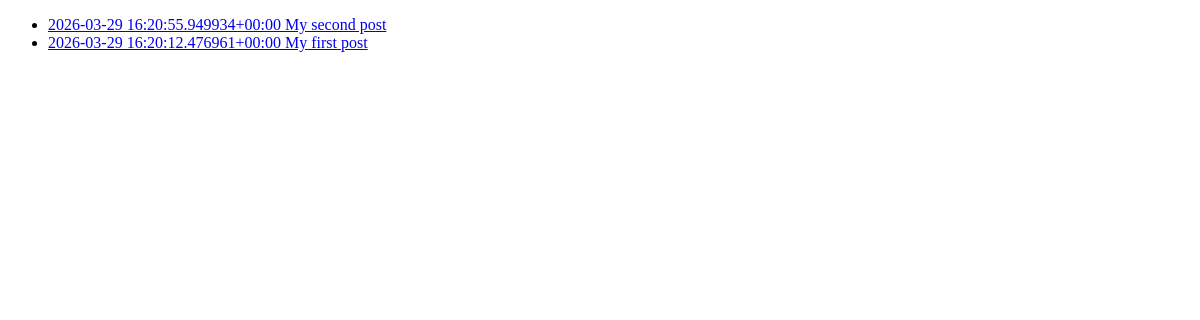
The app's page /posts/, older data.
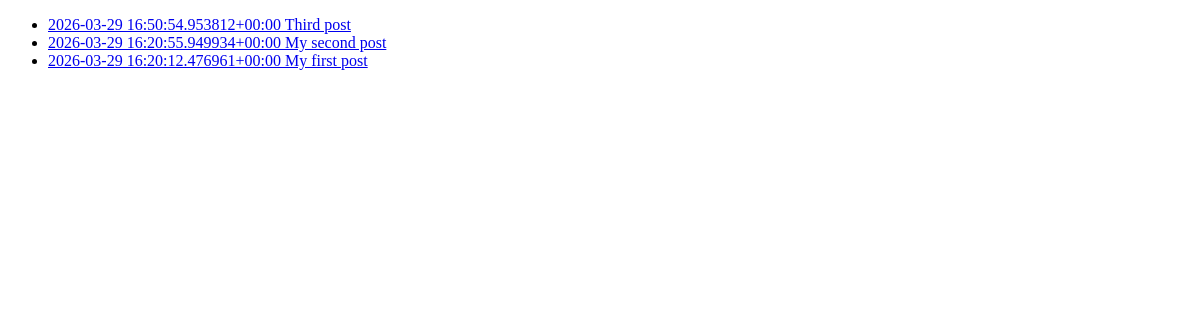
The same page, newer data.
### blog/models.py (models this page shows)
class Post(models.Model):
    title = models.CharField(max_length=256, unique=True)
    content = models.TextField()
    author = models.ForeignKey(Author, on_delete=models.CASCADE, null=True, blank=True)
    published_date = models.DateTimeField(auto_now_add=True)
    def __str__(self):
        return f'{self.published_date} {self.title}'
    class Meta:
        verbose_name = 'Post'
        verbose_name_plural = 'Posts'
        ordering = ['-published_date']

### blog/views.py (the view)
# urls.py: path('posts/', post_list, name='post_list'),
def post_list(request: HttpRequest):
    posts = Post.objects.all()
    context = {
        'posts': posts,
    }
    return render(request=request, template_name='post_list.html', context=context)

### templates/post_list.html
{% extends "base.html" %}
{% block content %}
  <ul>
    {% for post in posts %}
      <li>
        <a href="{% url 'post_detail' post.pk %}">{{ post }}</a>
      </li>
    {% endfor %}
  </ul>
{% endblock content %}

### templates/base.html (shortened to what this page needs)
<!DOCTYPE html>
<html lang="en">
  <head>
  </head>
  <body>
    {% block content %}
    {% endblock content %}
  </body>
</html>

Row changes from the older to the newer data that the page shows:
added Post: published_date+title "2026-03-29 16:50:54.953812+00:00 Third post"
